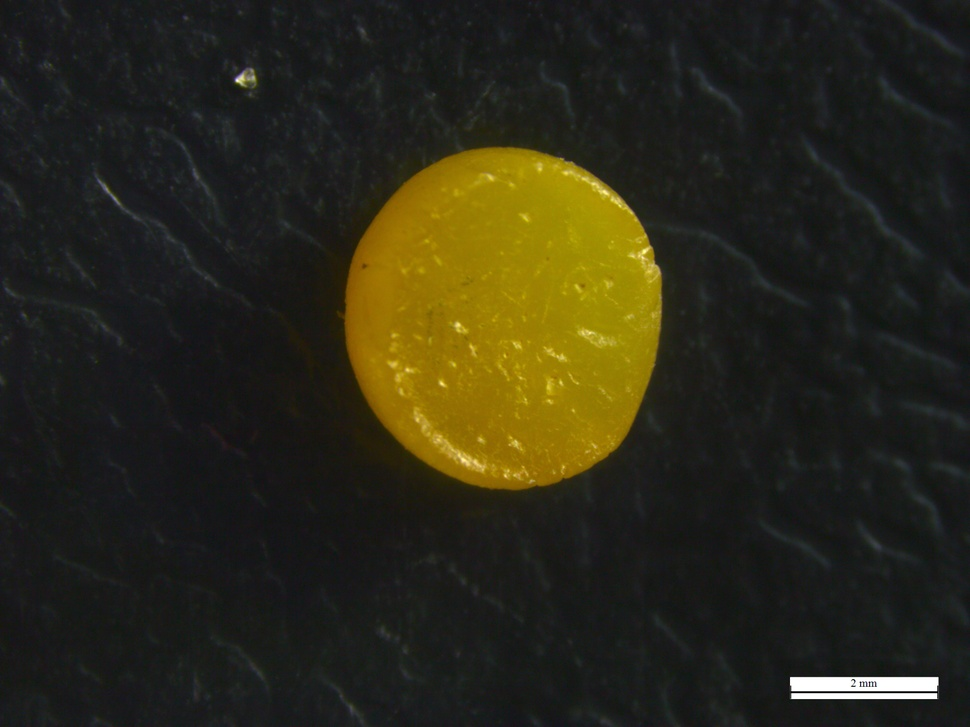
#> input picture notebooks/classes_zanetti/alto_cl1_p1_psul_deixa1_g0005.jpg, 970 x 727 px, shrunk from 2048 x 1536 before the run; its folder holds only this picture in this run
$ jupyter execute rotina_06.ipynb
#> lines starting #> are read from the running program, lines starting #| are printed output that depends on the picture; after the words box and inside, x2 and y2 are one past the last pixel; in counts of white or black regions, pixels touching at a corner belong together
<h1><center> Análise de pellets plásticos como ferramenta para o estudo de permanência de microplásticos em praias arenosas. </center></h1>

Juana Gerevini Bozzetto

# 06. Classes de Histograma (testes)

- Extrair o histograma dos pellets "padrões" definidos por Zanetti (2019)

[cell 1]
import skimage
import matplotlib.pyplot as plt
import numpy as np
from glob import glob
from pathlib import Path


#--- Importando as imagens que serão analisadas ---#

from skimage import io

lista_fotos = sorted(glob("classes_zanetti/*.jpg"))

images = {}
for name in lista_fotos:
    images.update(
        {
            Path(name).stem: io.imread(name)
        }
    )

Ordena por grau amarelamento.

[cell 2]
# keyorder = [
#     "amarelamento_nulo",
#     "amarelamento_baixo",
#     "amarelamento_moderado",
#     "amarelamento_alto",
#     "amarelamento_muitoalto",
# ]

# images_sorted = {k: images[k] for k in keyorder if k in images}

[cell 3]
from skimage import segmentation
from skimage import filters, morphology
from skimage.color import rgb2gray
from skimage.measure import label, regionprops


def remove_background(foto):
    img = rgb2gray(foto)
    mask = img > filters.threshold_otsu(img)
    clean_border = segmentation.clear_border(mask).astype(np.int64)
    img_edges = segmentation.mark_boundaries(img, clean_border)
    label_img = label(clean_border)
    regions = regionprops(label_img)
    area = 0
    for region in regions:
        if region.area > area:
            area = region.area
            pellet = region
    maskr = morphology.remove_small_objects(mask, pellet.area)
    masked = foto.copy()
    masked[~maskr] = 255
    return masked, maskr

[cell 4]
#--- Recortando a área de interesse (pellet) ---#

images_nobg = {}
for foto, data in images.items():
    masked = remove_background(data)
    images_nobg.update({foto: masked})
#> this loop made 1 pass
#> foto on pass 1: 'alto_cl1_p1_psul_deixa1_g0005'
#> pass 1, in remove_background, `img = rgb2gray(foto)`:
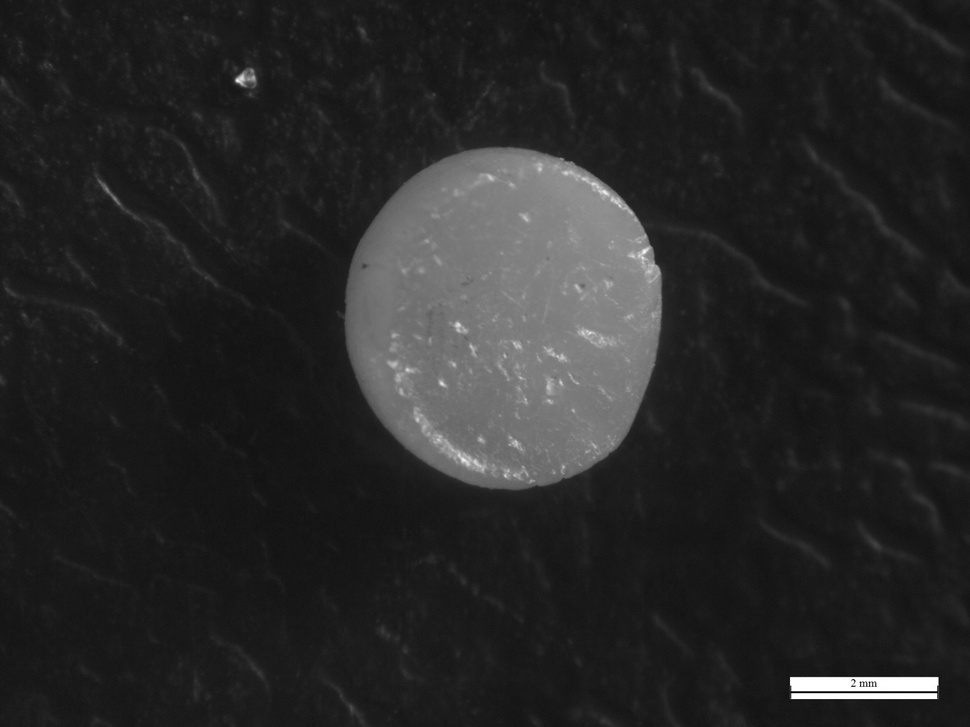
#> img: shape (727, 970) float64; min 0, max 1, mean 0.157
#> pass 1, in remove_background, `mask = img > filters.threshold_otsu(img)`:
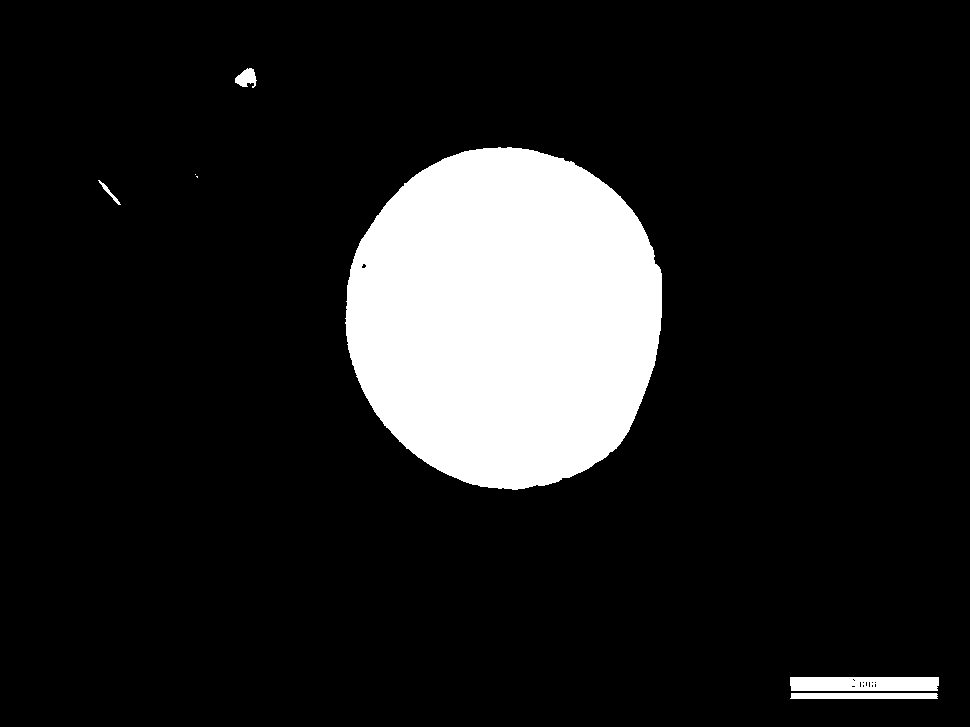
#> mask: shape (727, 970) bool; 12.6% white; 7 white regions (2 under 20 px), largest, box (x1, y1, x2, y2) and area: (345, 147, 662, 490) 85551, (790, 677, 939, 691) 2045, (790, 693, 938, 699) 880, (235, 68, 257, 88) 280, (98, 180, 121, 205) 99
#> after the loop, images_nobg = 1 item

[cell 5]
def plot_hist(foto, data):
    fig, (ax0, ax1) = plt.subplots(ncols=2, figsize=(10, 5))
    for channel_id, c in zip(channel_ids, colors):
        histogram, bin_edges = np.histogram(masked[maskr][..., channel_id], bins=256, range=(0, 256))
        ax0.plot(bin_edges[0:-1], histogram, color=c)
#     ax0.set_ylim([0, 30000])
    ax0.set_xlim([0, 256])
    ax0.set_xlabel("Color value")
    ax0.set_ylabel("Pixels")
    ax0.set_title(foto)

    ax1.imshow(images_nobg[foto][0])
#     ax1.imshow(images_sorted[foto])

[cell 6]
# Tupla para selecionar as cores de cada canal
colors = ("red", "green", "blue")
channel_ids = (0, 1, 2)


# Histrograma com as três linhas, uma para cada cor
for foto, (masked, maskr) in images_nobg.items():
    plot_hist(foto, data)
#> this loop made 1 pass
#> foto on pass 1: 'alto_cl1_p1_psul_deixa1_g0005'
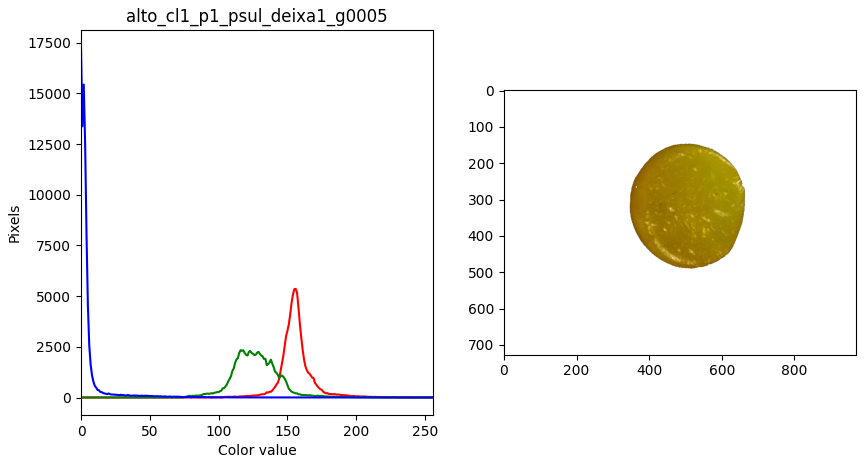
#> figure drawn by matplotlib, 2 panels; panel 1: curve peaks at x = 156, y = 5357; panel 1: curve peaks at x = 116, y = 2340; panel 1: curve peaks at x = 0, y = 17266

Vamos ver o RGB em cinza para confirmar que o canal do Azul tem o maior contraste e que define o amarelamento.

[cell 7]
def plot_hist(foto, data):
    fig, axes = plt.subplots(ncols=3, figsize=(15, 5))
    fig.suptitle(foto)
    for channel_id, c, ax in zip(channel_ids, colors, axes):
        gray = masked[..., channel_id]
        ax.set_title(c)
        ax.imshow(gray, cmap="gray")

for foto, (masked, maskr) in images_nobg.items():
    plot_hist(foto, masked)
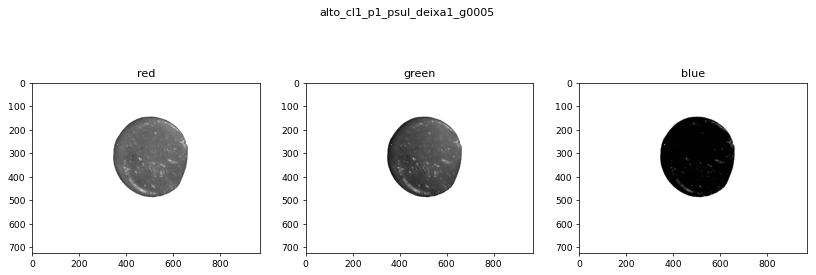
#> figure drawn by matplotlib, 3 panels

$ run again, on notebooks/classes_zanetti/nulo_cl1_p3_brava_deixa3_h0008.jpg
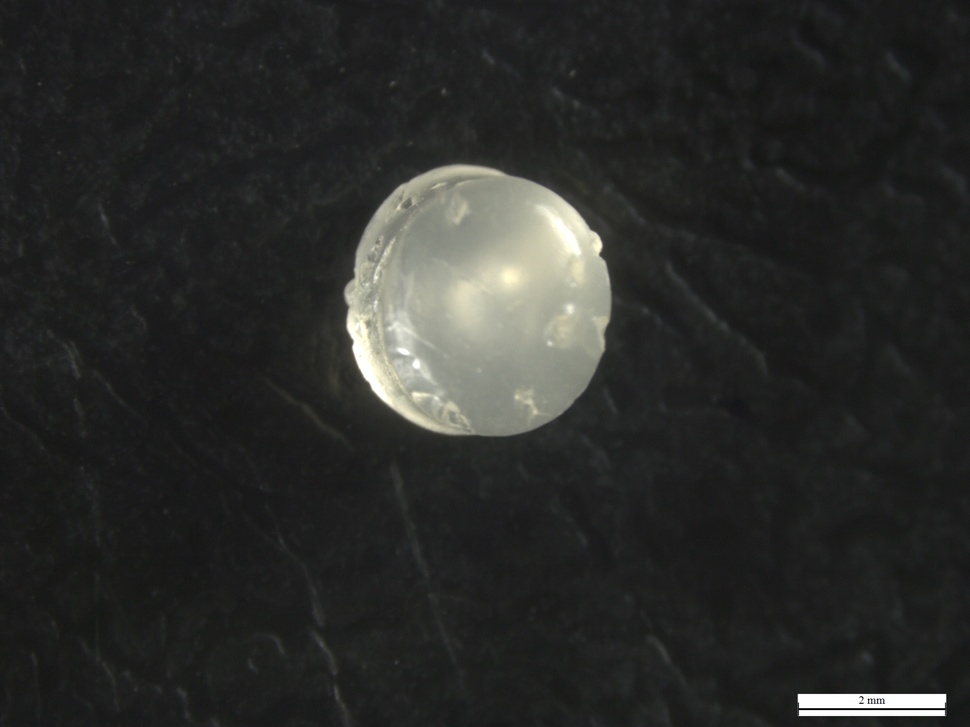
#> input picture notebooks/classes_zanetti/nulo_cl1_p3_brava_deixa3_h0008.jpg, 970 x 727 px, shrunk from 2048 x 1536 before the run
#> the loop `for foto, data in images.items():` made 1 pass
#> foto on pass 1: 'nulo_cl1_p3_brava_deixa3_h0008'
#> pass 1, in remove_background, `mask = img > filters.threshold_otsu(img)`:
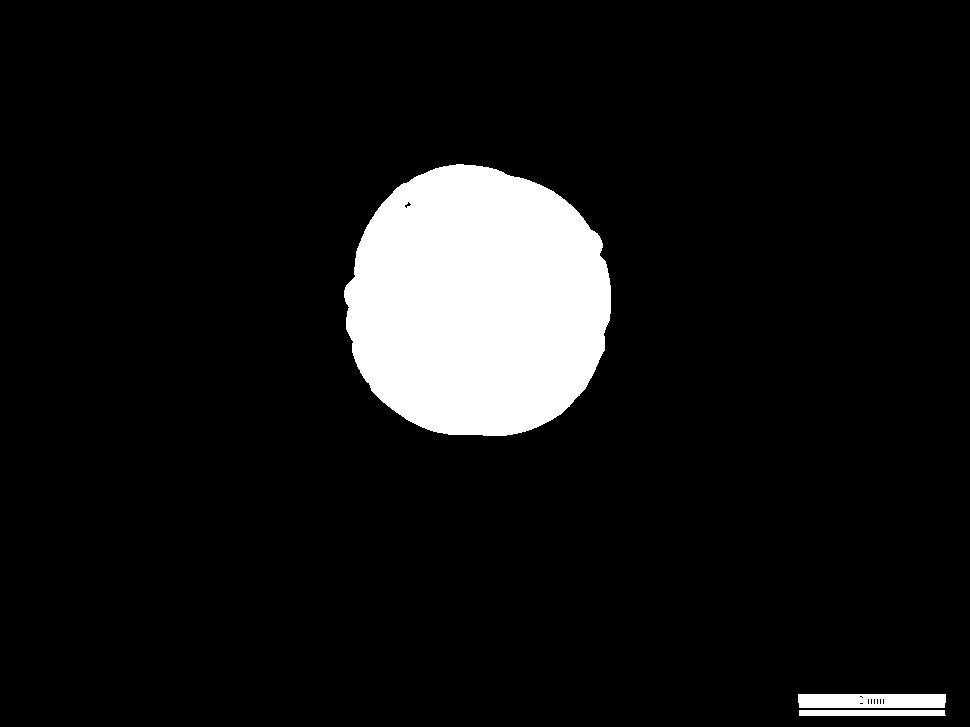
#> mask: shape (727, 970) bool; 8.6% white; 3 white regions, box (x1, y1, x2, y2) and area: (344, 164, 611, 436) 57531, (798, 694, 946, 708) 2026, (799, 710, 946, 716) 877
#> after the loop `for foto, data in images.items():`: images_nobg = 1 item
#> the loop `for foto, (masked, maskr) in images_nobg.items():` made 1 pass
#> foto on pass 1: 'nulo_cl1_p3_brava_deixa3_h0008'
#> `[cell 7] def plot_hist(foto, data): fig, axes = plt.subplots(ncols=3, ..`:
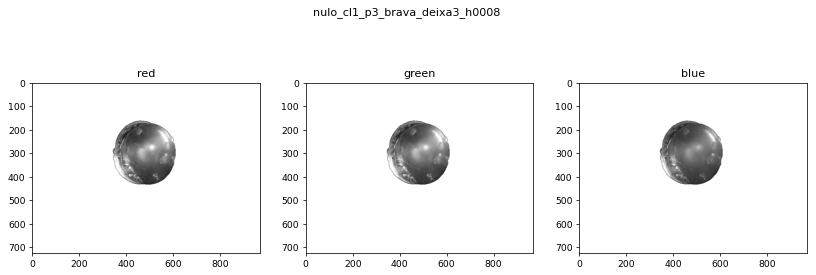
#> figure drawn by matplotlib, 3 panels
